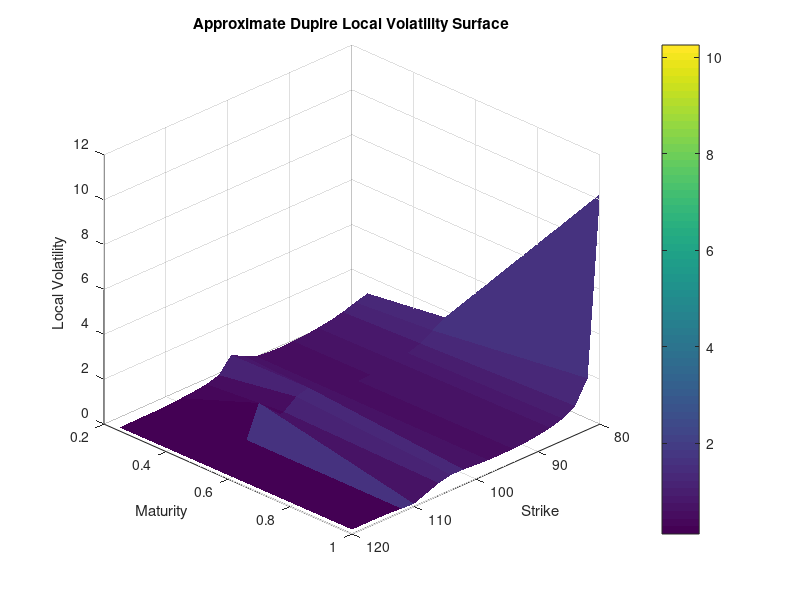

This figure's MATLAB source:
% Local Volatility Surface Simulation (Dupire Framework - No Toolboxes)
% BuyPolar Capital - Dupire Local Volatility Module (MATLAB)

%% Synthetic implied vol surface setup
S0 = 100;
strikes = 80:2:120;
maturities = [0.25 0.5 1.0];

[K, T] = meshgrid(strikes, maturities);

% Toy implied vol surface (smile + term structure)
IV = 0.2 + 0.1*((K - S0)/20).^2 + 0.05*T;

%% Dupire local volatility (approx via finite differences)
dK = 1; dT = 0.01;

% Black-Scholes price grid (manual normcdf)
norm_cdf = @(x) 0.5 * (1 + erf(x / sqrt(2)));
d1 = (log(S0./K) + (0.5 .* IV.^2) .* T) ./ (IV .* sqrt(T));
d2 = d1 - IV .* sqrt(T);
C = S0 .* norm_cdf(d1) - K .* norm_cdf(d2);

% Partial derivatives
[CT, CK] = gradient(C, dT, dK);
[CKK, ~] = gradient(CK, dK);

% Dupire formula
numerator = (CT + 0.05 .* K .* CK);
denominator = (0.5 .* K.^2 .* CKK);
local_vol = sqrt(abs(numerator ./ denominator)); % enforce real values

%% Plot
if ~exist('plots', 'dir')
    mkdir('plots');
end

figure;
surf(K, T, local_vol, 'EdgeColor','none');
title('Approximate Dupire Local Volatility Surface');
xlabel('Strike'); ylabel('Maturity'); zlabel('Local Volatility');
view(135, 30); colorbar;

print(gcf, fullfile('plots','dupire_local_vol_surface'), '-dpdf');

disp('Dupire local volatility surface simulated.');